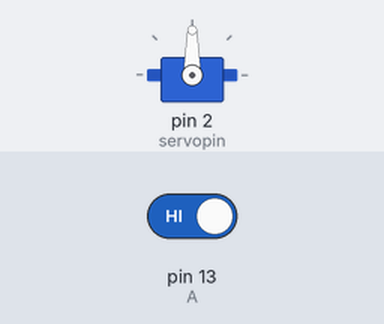
Bench run of a sketch on a simulated Arduino Uno, built with avr-gcc and run on an emulated ATmega328P. Shown: servo. The test bench sets the inputs (shaded band); at power-on: pin 13 (A) HIGH.

Above: at 1.2 s.
1.3 s: pin 13 (A) driven LOW
At 1.6 s:
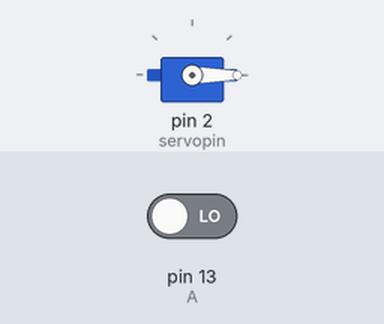
5.8 s: pin 13 (A) driven HIGH
At 6.2 s:
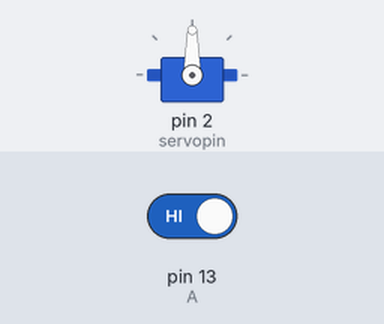
Timing chart, 0 to 8.3 s (numbered marks = the images above; inputs shaded):
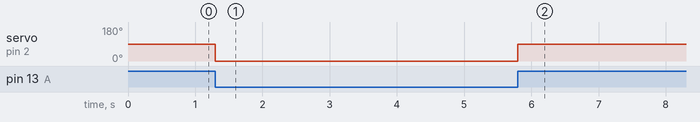

The sketch:

dispenser.ino
```cpp
#include <Servo.h>

#define T 0
#define CLK 1
#define servopin 2
#define A 13

Servo servo;

void setup() {
  // put your setup code here, to run once:
  Serial.begin(115200);
  Serial.setTimeout(10);
  servo.attach(servopin);
  pinMode(T, OUTPUT);
  pinMode(CLK, OUTPUT);
  pinMode(A, INPUT);
  digitalWrite(T, 0);
  digitalWrite(CLK, 0);
}

void loop() {
  // put your main code here, to run repeatedly:
  while(Serial.available()){
    int coin = Serial.parseInt();
    if(coin == 10){
      Serial.println("Dime");
      digitalWrite(CLK, 1);
      delay(1);
      digitalWrite(CLK, 0);
    }else if(coin == 25){
      Serial.println("Quarter");
      digitalWrite(T, 1);
      delay(1);
      digitalWrite(CLK, 1);
      delay(1);
      digitalWrite(T, 0);
      digitalWrite(CLK, 0);
    }
  }
  if(digitalRead(A) == 0){
    servo.write(0);
  }else{
    servo.write(90);
  }
}
```

Measured:
- after the input at 1.3 s, servo on pin 2 (servopin): 90° → 0° at once
- after the input at 5.8 s, servo on pin 2 (servopin): 0° → 90° at once
